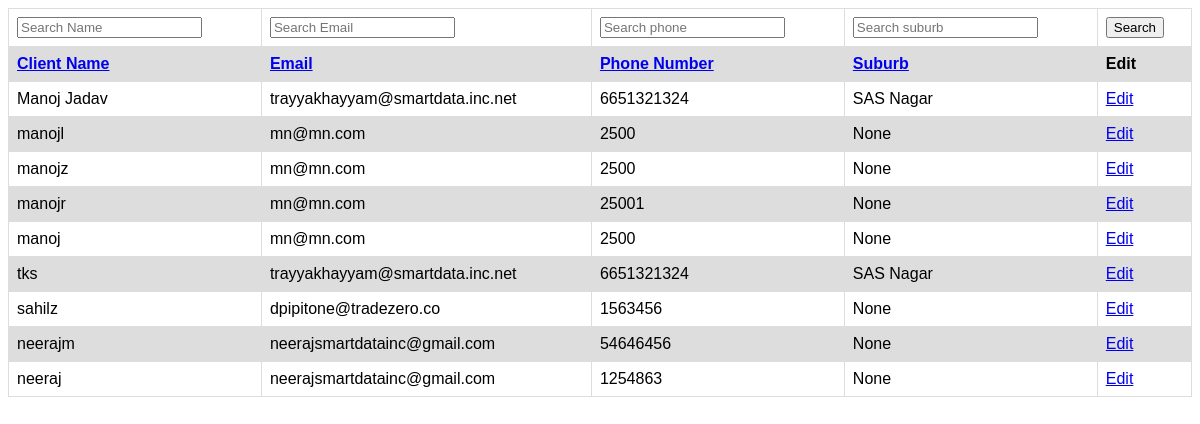
Page /list/ on the committed database.
### python_test/models.py (models this page shows, shortened)
class Client(models.Model):
    client_name = models.CharField(max_length=100, null=False,
                                   blank=False, unique=True)
    street_name = models.CharField(max_length=50, null=True, blank=True)
    suburb = models.CharField(max_length=50, null=True, blank=True)
    postcode = models.CharField(max_length=12, null=True, blank=True)
    state = models.CharField(max_length=50, null=True, blank=True)
    contact_name = models.CharField(max_length=100, null=True, blank=True)
    email = models.EmailField(null=False, blank=False)
    phone_number = models.IntegerField(max_length=15, null=False, blank=False)
    created_at = models.DateTimeField(auto_now_add=True, db_index=True)

### python_test/views.py (the view)
# urls.py: url(r'^list/',  ClientListView.as_view(), name="listclient"),
class ClientListView(ListView):
    model = Client
    template_name = 'list_client.html'
    def get_queryset(self):
        query = Q()
        name = self.request.GET.get('name')
        email = self.request.GET.get('email')
        phone = self.request.GET.get('phone')
        suburb = self.request.GET.get('suburb')
        sort = self.request.GET.get('sort', '-created_at')
        if name:
            query |= Q(client_name__icontains=name)
        if email:
            query |= Q(email__icontains=email)
        if phone:
            query |= Q(phone_number__icontains=phone)
        if suburb:
            query |= Q(suburb__icontains=suburb)
        return Client.objects.filter(query).order_by(sort)
    def get_context_data(self, **kwargs):
        context = super(ClientListView, self).get_context_data(**kwargs)
        context['name'] = self.request.GET.get('name', '')
        context['email'] = self.request.GET.get('email', '')
        context['phone'] = self.request.GET.get('phone', '')
        context['suburb'] = self.request.GET.get('suburb', '')
        return context

### python_test/templates/list_client.html (shortened to what this page needs)
<!DOCTYPE html>
<html lang="en">
   <head>
   </head>
   <body>
      <table>
         <tr>
            <form action="/list/" method="get">
               <td><input name="name" type="text" placeholder="Search Name" value={{name}}></td>
               <td><input name="email" type="text" placeholder="Search Email" value={{email}}></td>
               <td><input name="phone" type="text" placeholder="Search phone" value={{phone}}></td>
               <td><input name="suburb" type="text" placeholder="Search suburb" value={{suburb}}></td>
               <td><input type="submit" value="Search"></td>
            </form>
         </tr>
         <tr>
             <th><a href="/list/?sort=client_name">Client Name</a></th>
             <th><a href="/list/?sort=email">Email</a></th>
             <th><a href="/list/?sort=phone_number">Phone Number</a></th>
             <th><a href="/list/?sort=suburb">Suburb</a></th>
            <th>Edit</th>
         </tr>
         {% for client in client_list %}
         <tr>
            <td>{{ client.client_name }}</td>
            <td>{{ client.email }}</td>
            <td>{{ client.phone_number }}</td>
            <td>{{ client.suburb }}</td>
            <td><a href="/client/{{client.id}}/edit">Edit</a></td>
         </tr>
         {% empty %}
         <tr>Sorry, no clients in this list.</tr>
         {% endfor %}
      </table>
   </body>
</html>

### python_test/templates/list_client.html (style rules this page uses)
table { font-family: arial, sans-serif; border-collapse: collapse; width: 100%; }
td, th { border: 1px solid #dddddd; text-align: left; padding: 8px; }
tr:nth-child(even) { background-color: #dddddd; }

### rows in the picture
Client: client_name "Manoj Jadav", email "trayyakhayyam@smartdata.inc.net", phone_number "6651321324", suburb "SAS Nagar"
Client: client_name "manojl", email "mn@mn.com", phone_number "2500", suburb "None"
Client: client_name "manojz", email "mn@mn.com", phone_number "2500", suburb "None"
Client: client_name "manojr", email "mn@mn.com", phone_number "25001", suburb "None"
Client: client_name "manoj", email "mn@mn.com", phone_number "2500", suburb "None"
Client: client_name "tks", email "trayyakhayyam@smartdata.inc.net", phone_number "6651321324", suburb "SAS Nagar"
Client: client_name "sahilz", email "dpipitone@tradezero.co", phone_number "1563456", suburb "None"
Client: client_name "neerajm", email "neerajsmartdatainc@gmail.com", phone_number "54646456", suburb "None"
Client: client_name "neeraj", email "neerajsmartdatainc@gmail.com", phone_number "1254863", suburb "None"
